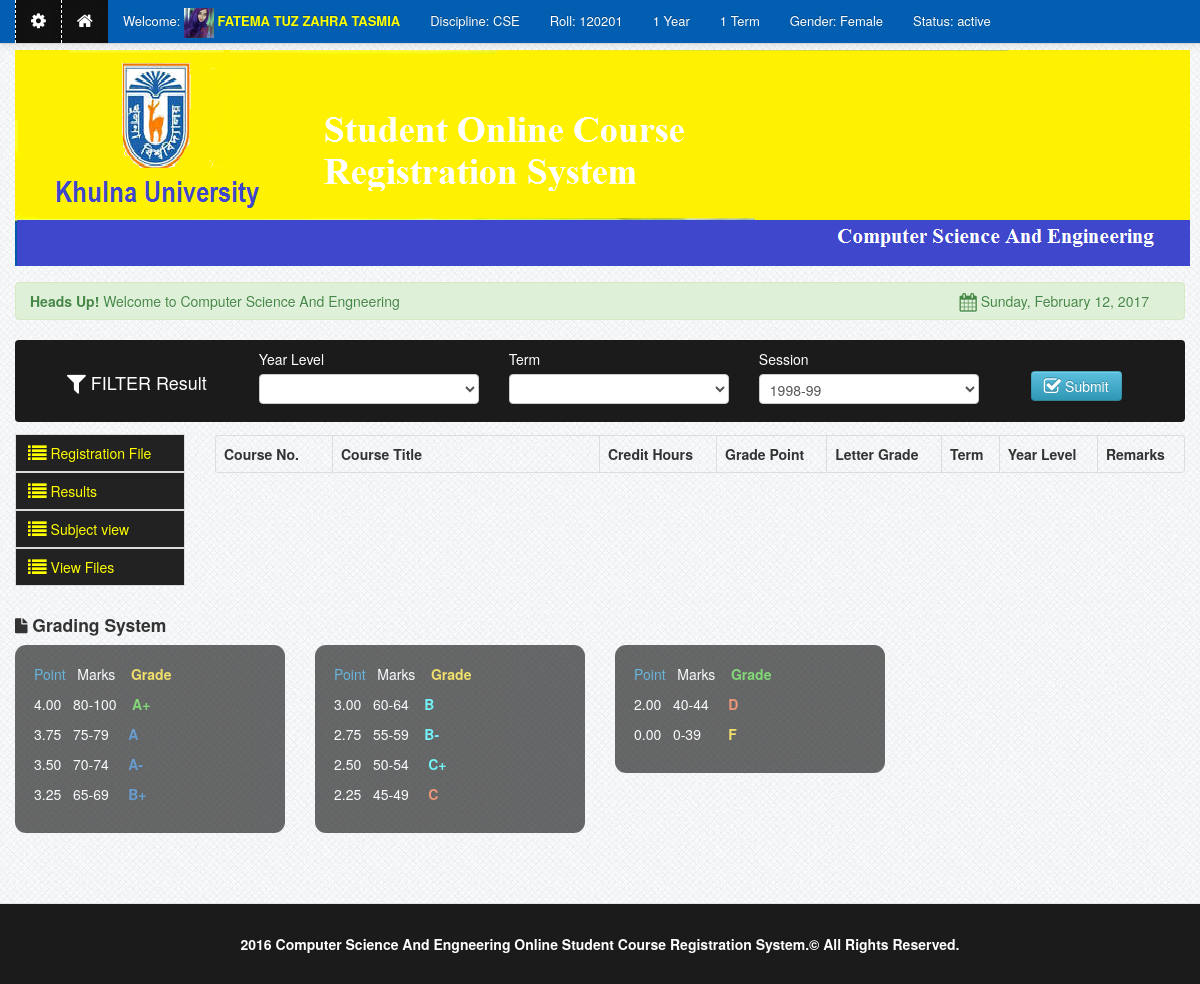
Screenshot of /result.php (signed in) with the database file from the repository.
### tables this page shows
CREATE TABLE `students` (
  `student_id` int(11) NOT NULL AUTO_INCREMENT,
  `firstname` varchar(100) NOT NULL,
  `lastname` varchar(100) NOT NULL,
  `password` varchar(100) NOT NULL,
  `gender` varchar(10) NOT NULL,
  `course` varchar(100) NOT NULL,
  `address` varchar(100) NOT NULL,
  `contact` varchar(100) NOT NULL,
  `mail_id` varchar(100) NOT NULL,
  `photo` varchar(100) NOT NULL,
  `student_no` varchar(100) NOT NULL,
  `status` varchar(100) NOT NULL,
  `year_level` varchar(100) NOT NULL,
  `term` varchar(100) NOT NULL,
  `student_status` varchar(100) NOT NULL,
  `reg_status` varchar(111) NOT NULL,
  `reg_stat` varchar(111) NOT NULL,
  `a_a` varchar(111) NOT NULL,
  `a_d` varchar(111) NOT NULL,
  `fees` varchar(111) NOT NULL,
  PRIMARY KEY (`student_id`)
);

CREATE TABLE `course` (
  `course_id` int(11) NOT NULL AUTO_INCREMENT,
  `code` varchar(100) NOT NULL,
  `title` varchar(100) NOT NULL,
  PRIMARY KEY (`course_id`)
);

### session.php (called while the page is built, shortened)
<?php
$session_id=$_SESSION['id'];
?>

### result.php (the view, shortened to what this page needs)
<?php include('header.php'); ?>
<?php include('session.php'); ?>
<?php include('navbar.php'); ?>
    <div class="container">
		<div class="margin-top">
			<div class="row">
				<?php include('head.php'); ?>
				<div class="span12">
				<div class="grade">
					<?php include('grade_option.php'); ?>
				</div>
				</div>
				<div class="span2">
					<?php include('user_sidebar.php'); ?>
				</div>
				<div class="span10">
				          <table cellpadding="0" cellspacing="0" border="0" class="table  table-bordered" id="example">
                                <thead>
                                    <tr>
                                        <th width="100">Course No.</th>
                                        <th  width="250">Course Title</th>
                                        <th  width="100">Credit Hours</th>
                                        <th>Grade Point</th>
                                        <th>Letter Grade</th>
                                        <th>Term</th>
                                        <th>Year Level</th>
                                        <th>Remarks</th>
                                    </tr>
                                </thead>
                            </table>
				</div>
				<?php include('grading_system.php') ?>
			</div>
		</div>
    </div>
<?php include('footer.php') ?>

### navbar.php (shortened to what this page needs)
	<div class="navbar navbar-fixed-top navbar-inverse">
            <div class="navbar-inner">
                <div class="container">
                    <div class="nav-collapse collapse">
					<ul class="nav">
					<?php
					if (!isset($_SESSION['id'])){ ?>
						  <li class="divider-vertical"></li>
								<li class="">
								<a  rel="tooltip"  data-placement="bottom" title="Home" id="home"   href="index.php"><i class="icon-home icon-large"></i>&nbsp;Home</a>
								</li>
						  <li class="divider-vertical"></li>
								<li class="">
								<a rel="tooltip"  data-placement="bottom" title="Click Here to Login" id="login" href="#student"  data-toggle="modal"><i class="icon-signin icon-large"></i>&nbsp;Login</a>
								</li>
						<li class="divider-vertical"></li>
							<li class="">
							<a rel="tooltip"  data-placement="bottom" title="Click Here to Open Account" id="signup" href="signup.php"><i class="icon-signin icon-large"></i>&nbsp;Create Account</strong></a>
							</li>
						<li class="divider-vertical"></li>
						<li class="signup"><span class="sg"></span></li>
					<?php }else{ ?>
					<?php
					$query=mysql_query("select * from students where student_no='$session_id'")or die(mysql_error());
					$row=mysql_fetch_array($query);
					?>
					<?php
$user_query=mysql_query("select * from  registration where student_no = '$session_id'")or die(mysql_error());
$ro=mysql_fetch_array($user_query);
if($ro['year']==1 && $ro['term']==1 && $row['year_level']==1 && $row['term']==1 )
{
$year_level = 1;
$term = 2;
}
elseif($row['year_level']==1 && $row['term']==2)
{
$year_level = 2;
$term = 1;
}
elseif($row['year_level']==2 && $row['term']==1)
{
$year_level = 2;
$term = 2;
}
elseif($row['year_level']==2 && $row['term']==2)
{
$year_level = 3;
$term = 1;
}
elseif($row['year_level']==3 && $row['term']==1)
{
$year_level = 3;
$term = 2;
}
elseif($row['year_level']==3 && $row['term']==2)
{
$year_level = 4;
$term = 1;
}
elseif($row['year_level']==4 && $row['term']==1)
{
$year_level = 4;
$term = 2;
}
elseif($row['year_level']==4 && $row['term']==2)
{
$year_level = "4";
$term = "1";
}
	else
{
$year_level = 1;
$term = 1;
}				?>
					<li class="active">
						<a href=""  data-toggle="dropdown" ><i class="icon-cog icon-large"></i></a>
					</li>
					<li class="active"><a  rel="tooltip"  data-placement="bottom" title="Home" id="home1"  href="dasboard.php"><i class="icon-home icon-large"></i></a></li>
					<li>
						<a href="">Welcome:&nbsp;<img height="30" class=""  width="30" src="registrar/<?php echo $row['photo']; ?>">
						<strong class="name1"><?php echo $row['firstname']." ".$row['lastname']; ?></strong></a>
					</li>
					<li>
						<?php $course_id  = $row['course']; ?>
						<?php
						$query_course = mysql_query("select * from course where code = '$course_id' ")or die(mysql_error());
						$query_row = mysql_fetch_array($query_course);
						echo '<a>Discipline:&nbsp;'.$query_row['code'].'</a>';
						?>
					</li>
                     <li><a>Roll:&nbsp;<?php echo $row['student_no']; ?></a></li>
							<li><a><?php  echo $year_level; ?>   Year</a></li>
							<li><a><?php echo $term; ?>   Term</a></li>
							<li><a>Gender:&nbsp;<?php echo $row['gender']; ?></a></li>
							<li><a>Status:&nbsp;<?php echo $row['status']; ?></a></li>
					<?php } ?>
					</ul>
                    </div>
                </div>
            </div>
        </div>

### css/docs.css (style rules this page uses)
.name1 { text-transform:Uppercase; color:#FFFF01; }
.grade { background: none repeat scroll 0 0 #1B1B1B; border-radius: 4px 4px 4px 4px; color: #FFFFFF; height: 73px; margin-bottom: 13px; padding-top: 9px; }
.margin-top { margin-top:50px; }
body { background: url(../img/grid_noise.png); position: relative; }
body > .navbar { font-size: 13px; }

### rows the page displays
students: photo (picture), firstname "FATEMA TUZ", lastname "ZAHRA TASMIA", student_no "120201", year_level "1", gender "Female", status "active"
course: code "CSE"

### other values shown
form field session "1998-99"
